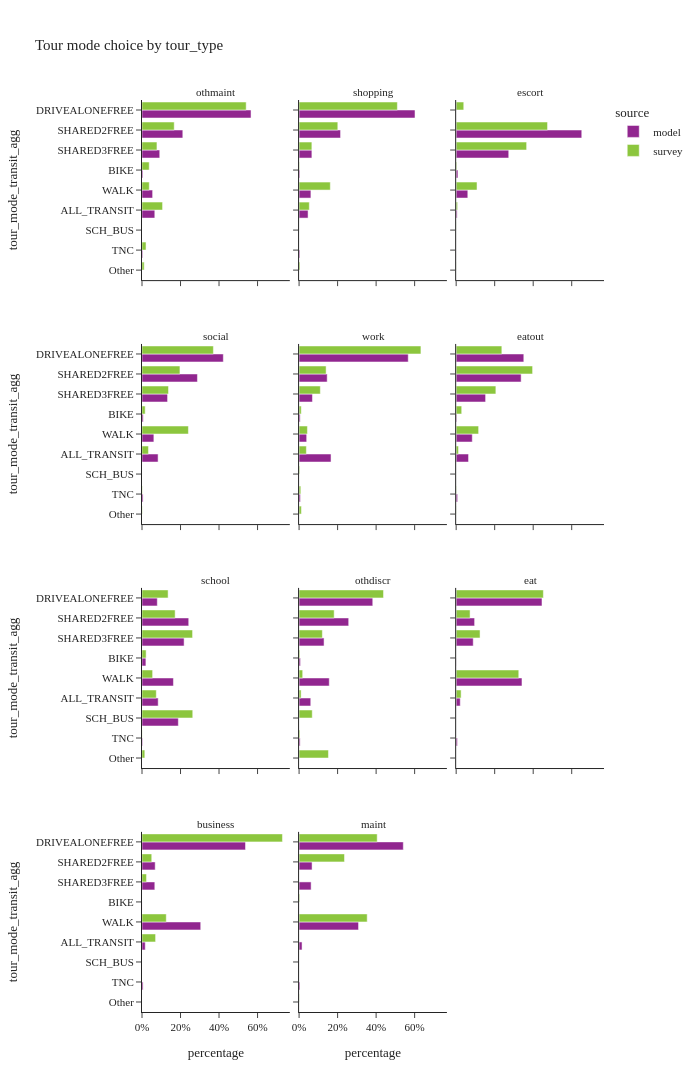
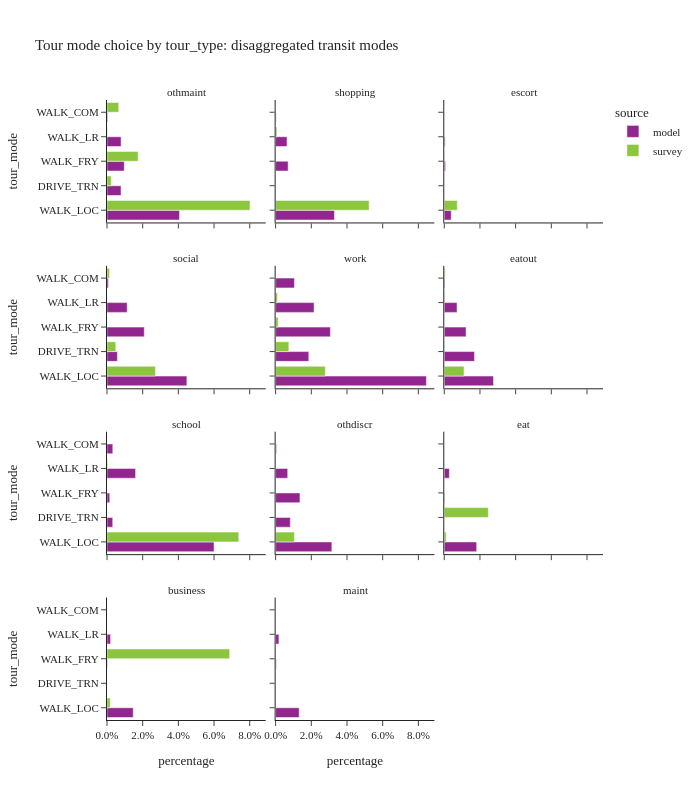

Here is the notebook cell these charts were saved with, in order:
### Code cell
plot_mode_choice(tour_data,'tour_type',3,1200)
plot_mode_choice_transit(tour_data,'tour_type',3,800)

### Figure 1 — Plotly figure (JSON) as saved in the notebook; plotly's stock layout.template omitted (floating-point values rounded to 4 significant figures)
{"data": [{"alignmentgroup": "True", "hovertemplate": "source=model<br>tour_type=othmaint<br>percentage=%{x}<br>tour_mode_transit_agg=%{y}<extra></extra>", "legendgroup": "model", "marker": {"color": "#91268F", "pattern": {"shape": ""}}, "name": "model", "offsetgroup": "model", "orientation": "h", "showlegend": true, "textposition": "auto", "type": "bar", "x": [0.06646, 0.004505, 0.5661, 0.0, 0.0, 0.2118, 0.09211, 0.003797, 0.05517], "xaxis": "x10", "y": ["ALL_TRANSIT", "BIKE", "DRIVEALONEFREE", "Other", "SCH_BUS", "SHARED2FREE", "SHARED3FREE", "TNC", "WALK"], "yaxis": "y10"}, {"alignmentgroup": "True", "hovertemplate": "source=model<br>tour_type=shopping<br>percentage=%{x}<br>tour_mode_transit_agg=%{y}<extra></extra>", "legendgroup": "model", "marker": {"color": "#91268F", "pattern": {"shape": ""}}, "name": "model", "offsetgroup": "model", "orientation": "h", "showlegend": false, "textposition": "auto", "type": "bar", "x": [0.04668, 0.004013, 0.602, 0.0, 0.0, 0.2153, 0.06648, 0.004127, 0.06136], "xaxis": "x11", "y": ["ALL_TRANSIT", "BIKE", "DRIVEALONEFREE", "Other", "SCH_BUS", "SHARED2FREE", "SHARED3FREE", "TNC", "WALK"], "yaxis": "y11"}, {"alignmentgroup": "True", "hovertemplate": "source=model<br>tour_type=escort<br>percentage=%{x}<br>tour_mode_transit_agg=%{y}<extra></extra>", "legendgroup": "model", "marker": {"color": "#91268F", "pattern": {"shape": ""}}, "name": "model", "offsetgroup": "model", "orientation": "h", "showlegend": false, "textposition": "auto", "type": "bar", "x": [0.005101, 0.009141, 0.0, 0.0, 0.0, 0.6522, 0.273, 0.0001046, 0.06042], "xaxis": "x12", "y": ["ALL_TRANSIT", "BIKE", "DRIVEALONEFREE", "Other", "SCH_BUS", "SHARED2FREE", "SHARED3FREE", "TNC", "WALK"], "yaxis": "y12"}, {"alignmentgroup": "True", "hovertemplate": "source=model<br>tour_type=social<br>percentage=%{x}<br>tour_mode_transit_agg=%{y}<extra></extra>", "legendgroup": "model", "marker": {"color": "#91268F", "pattern": {"shape": ""}}, "name": "model", "offsetgroup": "model", "orientation": "h", "showlegend": false, "textposition": "auto", "type": "bar", "x": [0.08357, 0.006411, 0.4223, 0.0, 0.0, 0.2878, 0.1327, 0.005482, 0.06166], "xaxis": "x7", "y": ["ALL_TRANSIT", "BIKE", "DRIVEALONEFREE", "Other", "SCH_BUS", "SHARED2FREE", "SHARED3FREE", "TNC", "WALK"], "yaxis": "y7"}, {"alignmentgroup": "True", "hovertemplate": "source=model<br>tour_type=work<br>percentage=%{x}<br>tour_mode_transit_agg=%{y}<extra></extra>", "legendgroup": "model", "marker": {"color": "#91268F", "pattern": {"shape": ""}}, "name": "model", "offsetgroup": "model", "orientation": "h", "showlegend": false, "textposition": "auto", "type": "bar", "x": [0.1659, 0.005642, 0.5668, 0.0, 0.0, 0.1459, 0.06937, 0.006879, 0.03945], "xaxis": "x8", "y": ["ALL_TRANSIT", "BIKE", "DRIVEALONEFREE", "Other", "SCH_BUS", "SHARED2FREE", "SHARED3FREE", "TNC", "WALK"], "yaxis": "y8"}, {"alignmentgroup": "True", "hovertemplate": "source=model<br>tour_type=eatout<br>percentage=%{x}<br>tour_mode_transit_agg=%{y}<extra></extra>", "legendgroup": "model", "marker": {"color": "#91268F", "pattern": {"shape": ""}}, "name": "model", "offsetgroup": "model", "orientation": "h", "showlegend": false, "textposition": "auto", "type": "bar", "x": [0.06428, 0.003129, 0.3512, 0.0, 0.0, 0.3374, 0.1529, 0.007479, 0.08364], "xaxis": "x9", "y": ["ALL_TRANSIT", "BIKE", "DRIVEALONEFREE", "Other", "SCH_BUS", "SHARED2FREE", "SHARED3FREE", "TNC", "WALK"], "yaxis": "y9"}, {"alignmentgroup": "True", "hovertemplate": "source=model<br>tour_type=school<br>percentage=%{x}<br>tour_mode_transit_agg=%{y}<extra></extra>", "legendgroup": "model", "marker": {"color": "#91268F", "pattern": {"shape": ""}}, "name": "model", "offsetgroup": "model", "orientation": "h", "showlegend": false, "textposition": "auto", "type": "bar", "x": [0.08401, 0.02027, 0.07946, 0.0, 0.1886, 0.2426, 0.2186, 0.003215, 0.1632], "xaxis": "x4", "y": ["ALL_TRANSIT", "BIKE", "DRIVEALONEFREE", "Other", "SCH_BUS", "SHARED2FREE", "SHARED3FREE", "TNC", "WALK"], "yaxis": "y4"}, {"alignmentgroup": "True", "hovertemplate": "source=model<br>tour_type=othdiscr<br>percentage=%{x}<br>tour_mode_transit_agg=%{y}<extra></extra>", "legendgroup": "model", "marker": {"color": "#91268F", "pattern": {"shape": ""}}, "name": "model", "offsetgroup": "model", "orientation": "h", "showlegend": false, "textposition": "auto", "type": "bar", "x": [0.06061, 0.007337, 0.3826, 0.0, 0.0, 0.2576, 0.1297, 0.005471, 0.1566], "xaxis": "x5", "y": ["ALL_TRANSIT", "BIKE", "DRIVEALONEFREE", "Other", "SCH_BUS", "SHARED2FREE", "SHARED3FREE", "TNC", "WALK"], "yaxis": "y5"}, {"alignmentgroup": "True", "hovertemplate": "source=model<br>tour_type=eat<br>percentage=%{x}<br>tour_mode_transit_agg=%{y}<extra></extra>", "legendgroup": "model", "marker": {"color": "#91268F", "pattern": {"shape": ""}}, "name": "model", "offsetgroup": "model", "orientation": "h", "showlegend": false, "textposition": "auto", "type": "bar", "x": [0.0213, 0.0004665, 0.4457, 0.0, 0.0, 0.09581, 0.0886, 0.006366, 0.3418], "xaxis": "x6", "y": ["ALL_TRANSIT", "BIKE", "DRIVEALONEFREE", "Other", "SCH_BUS", "SHARED2FREE", "SHARED3FREE", "TNC", "WALK"], "yaxis": "y6"}, {"alignmentgroup": "True", "hovertemplate": "source=model<br>tour_type=business<br>percentage=%{x}<br>tour_mode_transit_agg=%{y}<extra></extra>", "legendgroup": "model", "marker": {"color": "#91268F", "pattern": {"shape": ""}}, "name": "model", "offsetgroup": "model", "orientation": "h", "showlegend": false, "textposition": "auto", "type": "bar", "x": [0.01689, 0.0002799, 0.5374, 0.0, 0.0, 0.06842, 0.06652, 0.005618, 0.3049], "xaxis": "x", "y": ["ALL_TRANSIT", "BIKE", "DRIVEALONEFREE", "Other", "SCH_BUS", "SHARED2FREE", "SHARED3FREE", "TNC", "WALK"], "yaxis": "y"}, {"alignmentgroup": "True", "hovertemplate": "source=model<br>tour_type=maint<br>percentage=%{x}<br>tour_mode_transit_agg=%{y}<extra></extra>", "legendgroup": "model", "marker": {"color": "#91268F", "pattern": {"shape": ""}}, "name": "model", "offsetgroup": "model", "orientation": "h", "showlegend": false, "textposition": "auto", "type": "bar", "x": [0.0154, 0.0001665, 0.5412, 0.0, 0.0, 0.06745, 0.06251, 0.004523, 0.3087], "xaxis": "x2", "y": ["ALL_TRANSIT", "BIKE", "DRIVEALONEFREE", "Other", "SCH_BUS", "SHARED2FREE", "SHARED3FREE", "TNC", "WALK"], "yaxis": "y2"}, {"alignmentgroup": "True", "hovertemplate": "source=survey<br>tour_type=othmaint<br>percentage=%{x}<br>tour_mode_transit_agg=%{y}<extra></extra>", "legendgroup": "survey", "marker": {"color": "#8CC63E", "pattern": {"shape": ""}}, "name": "survey", "offsetgroup": "survey", "orientation": "h", "showlegend": true, "textposition": "auto", "type": "bar", "x": [0.1068, 0.03733, 0.541, 0.01131, 0.0, 0.1673, 0.07764, 0.02099, 0.03766], "xaxis": "x10", "y": ["ALL_TRANSIT", "BIKE", "DRIVEALONEFREE", "Other", "SCH_BUS", "SHARED2FREE", "SHARED3FREE", "TNC", "WALK"], "yaxis": "y10"}, {"alignmentgroup": "True", "hovertemplate": "source=survey<br>tour_type=shopping<br>percentage=%{x}<br>tour_mode_transit_agg=%{y}<extra></extra>", "legendgroup": "survey", "marker": {"color": "#8CC63E", "pattern": {"shape": ""}}, "name": "survey", "offsetgroup": "survey", "orientation": "h", "showlegend": false, "textposition": "auto", "type": "bar", "x": [0.05313, 0.002022, 0.5104, 0.004764, 1.914e-05, 0.2011, 0.06643, 0.0, 0.1622], "xaxis": "x11", "y": ["ALL_TRANSIT", "BIKE", "DRIVEALONEFREE", "Other", "SCH_BUS", "SHARED2FREE", "SHARED3FREE", "TNC", "WALK"], "yaxis": "y11"}, {"alignmentgroup": "True", "hovertemplate": "source=survey<br>tour_type=escort<br>percentage=%{x}<br>tour_mode_transit_agg=%{y}<extra></extra>", "legendgroup": "survey", "marker": {"color": "#8CC63E", "pattern": {"shape": ""}}, "name": "survey", "offsetgroup": "survey", "orientation": "h", "showlegend": false, "textposition": "auto", "type": "bar", "x": [0.007418, 0.003435, 0.03941, 0.000531, 0.0004505, 0.4745, 0.3659, 1.191e-05, 0.1083], "xaxis": "x12", "y": ["ALL_TRANSIT", "BIKE", "DRIVEALONEFREE", "Other", "SCH_BUS", "SHARED2FREE", "SHARED3FREE", "TNC", "WALK"], "yaxis": "y12"}, {"alignmentgroup": "True", "hovertemplate": "source=survey<br>tour_type=social<br>percentage=%{x}<br>tour_mode_transit_agg=%{y}<extra></extra>", "legendgroup": "survey", "marker": {"color": "#8CC63E", "pattern": {"shape": ""}}, "name": "survey", "offsetgroup": "survey", "orientation": "h", "showlegend": false, "textposition": "auto", "type": "bar", "x": [0.03351, 0.01662, 0.3707, 0.001539, 0.0, 0.197, 0.1376, 0.002033, 0.241], "xaxis": "x7", "y": ["ALL_TRANSIT", "BIKE", "DRIVEALONEFREE", "Other", "SCH_BUS", "SHARED2FREE", "SHARED3FREE", "TNC", "WALK"], "yaxis": "y7"}, {"alignmentgroup": "True", "hovertemplate": "source=survey<br>tour_type=work<br>percentage=%{x}<br>tour_mode_transit_agg=%{y}<extra></extra>", "legendgroup": "survey", "marker": {"color": "#8CC63E", "pattern": {"shape": ""}}, "name": "survey", "offsetgroup": "survey", "orientation": "h", "showlegend": false, "textposition": "auto", "type": "bar", "x": [0.03779, 0.01124, 0.6326, 0.01198, 0.003435, 0.1404, 0.1103, 0.008906, 0.04328], "xaxis": "x8", "y": ["ALL_TRANSIT", "BIKE", "DRIVEALONEFREE", "Other", "SCH_BUS", "SHARED2FREE", "SHARED3FREE", "TNC", "WALK"], "yaxis": "y8"}, {"alignmentgroup": "True", "hovertemplate": "source=survey<br>tour_type=eatout<br>percentage=%{x}<br>tour_mode_transit_agg=%{y}<extra></extra>", "legendgroup": "survey", "marker": {"color": "#8CC63E", "pattern": {"shape": ""}}, "name": "survey", "offsetgroup": "survey", "orientation": "h", "showlegend": false, "textposition": "auto", "type": "bar", "x": [0.0121, 0.02879, 0.2372, 0.0007162, 0.0, 0.3969, 0.2061, 0.001549, 0.1166], "xaxis": "x9", "y": ["ALL_TRANSIT", "BIKE", "DRIVEALONEFREE", "Other", "SCH_BUS", "SHARED2FREE", "SHARED3FREE", "TNC", "WALK"], "yaxis": "y9"}, {"alignmentgroup": "True", "hovertemplate": "source=survey<br>tour_type=school<br>percentage=%{x}<br>tour_mode_transit_agg=%{y}<extra></extra>", "legendgroup": "survey", "marker": {"color": "#8CC63E", "pattern": {"shape": ""}}, "name": "survey", "offsetgroup": "survey", "orientation": "h", "showlegend": false, "textposition": "auto", "type": "bar", "x": [0.07424, 0.02145, 0.1356, 0.01465, 0.2635, 0.1721, 0.2626, 0.0008259, 0.05512], "xaxis": "x4", "y": ["ALL_TRANSIT", "BIKE", "DRIVEALONEFREE", "Other", "SCH_BUS", "SHARED2FREE", "SHARED3FREE", "TNC", "WALK"], "yaxis": "y4"}, {"alignmentgroup": "True", "hovertemplate": "source=survey<br>tour_type=othdiscr<br>percentage=%{x}<br>tour_mode_transit_agg=%{y}<extra></extra>", "legendgroup": "survey", "marker": {"color": "#8CC63E", "pattern": {"shape": ""}}, "name": "survey", "offsetgroup": "survey", "orientation": "h", "showlegend": false, "textposition": "auto", "type": "bar", "x": [0.01054, 0.003917, 0.4385, 0.1526, 0.06837, 0.1822, 0.1209, 0.004297, 0.01877], "xaxis": "x5", "y": ["ALL_TRANSIT", "BIKE", "DRIVEALONEFREE", "Other", "SCH_BUS", "SHARED2FREE", "SHARED3FREE", "TNC", "WALK"], "yaxis": "y5"}, {"alignmentgroup": "True", "hovertemplate": "source=survey<br>tour_type=eat<br>percentage=%{x}<br>tour_mode_transit_agg=%{y}<extra></extra>", "legendgroup": "survey", "marker": {"color": "#8CC63E", "pattern": {"shape": ""}}, "name": "survey", "offsetgroup": "survey", "orientation": "h", "showlegend": false, "textposition": "auto", "type": "bar", "x": [0.02577, 0.0, 0.4528, 0.0, 0.0, 0.07224, 0.1241, 0.0, 0.3251], "xaxis": "x6", "y": ["ALL_TRANSIT", "BIKE", "DRIVEALONEFREE", "Other", "SCH_BUS", "SHARED2FREE", "SHARED3FREE", "TNC", "WALK"], "yaxis": "y6"}, {"alignmentgroup": "True", "hovertemplate": "source=survey<br>tour_type=business<br>percentage=%{x}<br>tour_mode_transit_agg=%{y}<extra></extra>", "legendgroup": "survey", "marker": {"color": "#8CC63E", "pattern": {"shape": ""}}, "name": "survey", "offsetgroup": "survey", "orientation": "h", "showlegend": false, "textposition": "auto", "type": "bar", "x": [0.07056, 0.0, 0.7293, 0.0, 0.0, 0.0506, 0.02352, 0.0, 0.126], "xaxis": "x", "y": ["ALL_TRANSIT", "BIKE", "DRIVEALONEFREE", "Other", "SCH_BUS", "SHARED2FREE", "SHARED3FREE", "TNC", "WALK"], "yaxis": "y"}, {"alignmentgroup": "True", "hovertemplate": "source=survey<br>tour_type=maint<br>percentage=%{x}<br>tour_mode_transit_agg=%{y}<extra></extra>", "legendgroup": "survey", "marker": {"color": "#8CC63E", "pattern": {"shape": ""}}, "name": "survey", "offsetgroup": "survey", "orientation": "h", "showlegend": false, "textposition": "auto", "type": "bar", "x": [0.0001803, 0.003341, 0.4057, 0.001218, 0.0, 0.2359, 0.0, 0.0, 0.3537], "xaxis": "x2", "y": ["ALL_TRANSIT", "BIKE", "DRIVEALONEFREE", "Other", "SCH_BUS", "SHARED2FREE", "SHARED3FREE", "TNC", "WALK"], "yaxis": "y2"}], "layout": {"annotations": [{"font": {}, "showarrow": false, "text": "business", "x": 0.16, "xanchor": "center", "xref": "paper", "y": 0.1975, "yanchor": "bottom", "yref": "paper"}, {"font": {}, "showarrow": false, "text": "maint", "x": 0.5, "xanchor": "center", "xref": "paper", "y": 0.1975, "yanchor": "bottom", "yref": "paper"}, {"font": {}, "showarrow": false, "text": "school", "x": 0.16, "xanchor": "center", "xref": "paper", "y": 0.465, "yanchor": "bottom", "yref": "paper"}, {"font": {}, "showarrow": false, "text": "othdiscr", "x": 0.5, "xanchor": "center", "xref": "paper", "y": 0.465, "yanchor": "bottom", "yref": "paper"}, {"font": {}, "showarrow": false, "text": "eat", "x": 0.84, "xanchor": "center", "xref": "paper", "y": 0.465, "yanchor": "bottom", "yref": "paper"}, {"font": {}, "showarrow": false, "text": "social", "x": 0.16, "xanchor": "center", "xref": "paper", "y": 0.7325, "yanchor": "bottom", "yref": "paper"}, {"font": {}, "showarrow": false, "text": "work", "x": 0.5, "xanchor": "center", "xref": "paper", "y": 0.7325, "yanchor": "bottom", "yref": "paper"}, {"font": {}, "showarrow": false, "text": "eatout", "x": 0.84, "xanchor": "center", "xref": "paper", "y": 0.7325, "yanchor": "bottom", "yref": "paper"}, {"font": {}, "showarrow": false, "text": "othmaint", "x": 0.16, "xanchor": "center", "xref": "paper", "y": 1, "yanchor": "bottom", "yref": "paper"}, {"font": {}, "showarrow": false, "text": "shopping", "x": 0.5, "xanchor": "center", "xref": "paper", "y": 1, "yanchor": "bottom", "yref": "paper"}, {"font": {}, "showarrow": false, "text": "escort", "x": 0.84, "xanchor": "center", "xref": "paper", "y": 1, "yanchor": "bottom", "yref": "paper"}], "barmode": "group", "height": 1200, "legend": {"title": {"text": "source"}, "tracegroupgap": 0}, "title": {"text": "Tour mode choice by tour_type"}, "width": 700, "xaxis": {"anchor": "y", "domain": [0, 0.32], "tickformat": ".0%", "title": {"text": "percentage"}}, "xaxis10": {"anchor": "y10", "domain": [0, 0.32], "matches": "x", "showticklabels": false}, "xaxis11": {"anchor": "y11", "domain": [0.34, 0.66], "matches": "x", "showticklabels": false}, "xaxis12": {"anchor": "y12", "domain": [0.68, 1.0], "matches": "x", "showticklabels": false}, "xaxis2": {"anchor": "y2", "domain": [0.34, 0.66], "matches": "x", "tickformat": ".0%", "title": {"text": "percentage"}}, "xaxis3": {"anchor": "y3", "domain": [0.68, 1.0], "matches": "x", "title": {"text": "percentage"}}, "xaxis4": {"anchor": "y4", "domain": [0, 0.32], "matches": "x", "showticklabels": false}, "xaxis5": {"anchor": "y5", "domain": [0.34, 0.66], "matches": "x", "showticklabels": false}, "xaxis6": {"anchor": "y6", "domain": [0.68, 1.0], "matches": "x", "showticklabels": false}, "xaxis7": {"anchor": "y7", "domain": [0, 0.32], "matches": "x", "showticklabels": false}, "xaxis8": {"anchor": "y8", "domain": [0.34, 0.66], "matches": "x", "showticklabels": false}, "xaxis9": {"anchor": "y9", "domain": [0.68, 1.0], "matches": "x", "showticklabels": false}, "yaxis": {"anchor": "x", "categoryarray": ["Other", "TNC", "SCH_BUS", "ALL_TRANSIT", "WALK", "BIKE", "SHARED3FREE", "SHARED2FREE", "DRIVEALONEFREE"], "categoryorder": "array", "domain": [0, 0.1975], "title": {"text": "tour_mode_transit_agg"}}, "yaxis10": {"anchor": "x10", "categoryarray": ["Other", "TNC", "SCH_BUS", "ALL_TRANSIT", "WALK", "BIKE", "SHARED3FREE", "SHARED2FREE", "DRIVEALONEFREE"], "categoryorder": "array", "domain": [0.8025, 1], "matches": "y", "title": {"text": "tour_mode_transit_agg"}}, "yaxis11": {"anchor": "x11", "domain": [0.8025, 1], "matches": "y", "showticklabels": false}, "yaxis12": {"anchor": "x12", "domain": [0.8025, 1], "matches": "y", "showticklabels": false}, "yaxis2": {"anchor": "x2", "domain": [0, 0.1975], "matches": "y", "showticklabels": false}, "yaxis3": {"anchor": "x3", "domain": [0, 0.1975], "matches": "y", "showticklabels": false}, "yaxis4": {"anchor": "x4", "categoryarray": ["Other", "TNC", "SCH_BUS", "ALL_TRANSIT", "WALK", "BIKE", "SHARED3FREE", "SHARED2FREE", "DRIVEALONEFREE"], "categoryorder": "array", "domain": [0.2675, 0.465], "matches": "y", "title": {"text": "tour_mode_transit_agg"}}, "yaxis5": {"anchor": "x5", "domain": [0.2675, 0.465], "matches": "y", "showticklabels": false}, "yaxis6": {"anchor": "x6", "domain": [0.2675, 0.465], "matches": "y", "showticklabels": false}, "yaxis7": {"anchor": "x7", "categoryarray": ["Other", "TNC", "SCH_BUS", "ALL_TRANSIT", "WALK", "BIKE", "SHARED3FREE", "SHARED2FREE", "DRIVEALONEFREE"], "categoryorder": "array", "domain": [0.535, 0.7325], "matches": "y", "title": {"text": "tour_mode_transit_agg"}}, "yaxis8": {"anchor": "x8", "domain": [0.535, 0.7325], "matches": "y", "showticklabels": false}, "yaxis9": {"anchor": "x9", "domain": [0.535, 0.7325], "matches": "y", "showticklabels": false}}}

### Figure 2 — Plotly figure (JSON) as saved in the notebook; plotly's stock layout.template omitted (floating-point values rounded to 4 significant figures)
{"data": [{"alignmentgroup": "True", "hovertemplate": "source=model<br>tour_type=othmaint<br>percentage=%{x}<br>tour_mode=%{y}<extra></extra>", "legendgroup": "model", "marker": {"color": "#91268F", "pattern": {"shape": ""}}, "name": "model", "offsetgroup": "model", "orientation": "h", "showlegend": true, "textposition": "auto", "type": "bar", "x": [0.04064, 0.007862, 0.009679, 0.007904, 0.0003751], "xaxis": "x10", "y": ["WALK_LOC", "DRIVE_TRN", "WALK_FRY", "WALK_LR", "WALK_COM"], "yaxis": "y10"}, {"alignmentgroup": "True", "hovertemplate": "source=survey<br>tour_type=othmaint<br>percentage=%{x}<br>tour_mode=%{y}<extra></extra>", "legendgroup": "survey", "marker": {"color": "#8CC63E", "pattern": {"shape": ""}}, "name": "survey", "offsetgroup": "survey", "orientation": "h", "showlegend": true, "textposition": "auto", "type": "bar", "x": [0.08015, 0.002307, 0.01744, 0.000309, 0.006597], "xaxis": "x10", "y": ["WALK_LOC", "DRIVE_TRN", "WALK_FRY", "WALK_LR", "WALK_COM"], "yaxis": "y10"}, {"alignmentgroup": "True", "hovertemplate": "source=model<br>tour_type=shopping<br>percentage=%{x}<br>tour_mode=%{y}<extra></extra>", "legendgroup": "model", "marker": {"color": "#91268F", "pattern": {"shape": ""}}, "name": "model", "offsetgroup": "model", "orientation": "h", "showlegend": false, "textposition": "auto", "type": "bar", "x": [0.03298, 5.378e-05, 0.006998, 0.006365, 0.000282], "xaxis": "x11", "y": ["WALK_LOC", "DRIVE_TRN", "WALK_FRY", "WALK_LR", "WALK_COM"], "yaxis": "y11"}, {"alignmentgroup": "True", "hovertemplate": "source=survey<br>tour_type=shopping<br>percentage=%{x}<br>tour_mode=%{y}<extra></extra>", "legendgroup": "survey", "marker": {"color": "#8CC63E", "pattern": {"shape": ""}}, "name": "survey", "offsetgroup": "survey", "orientation": "h", "showlegend": false, "textposition": "auto", "type": "bar", "x": [0.05239, 0.0, 0.0, 0.0007382, 0.0], "xaxis": "x11", "y": ["WALK_LOC", "DRIVE_TRN", "WALK_FRY", "WALK_LR", "WALK_COM"], "yaxis": "y11"}, {"alignmentgroup": "True", "hovertemplate": "source=model<br>tour_type=escort<br>percentage=%{x}<br>tour_mode=%{y}<extra></extra>", "legendgroup": "model", "marker": {"color": "#91268F", "pattern": {"shape": ""}}, "name": "model", "offsetgroup": "model", "orientation": "h", "showlegend": false, "textposition": "auto", "type": "bar", "x": [0.00389, 0.0, 0.0007096, 0.0004707, 3.138e-05], "xaxis": "x12", "y": ["WALK_LOC", "DRIVE_TRN", "WALK_FRY", "WALK_LR", "WALK_COM"], "yaxis": "y12"}, {"alignmentgroup": "True", "hovertemplate": "source=survey<br>tour_type=escort<br>percentage=%{x}<br>tour_mode=%{y}<extra></extra>", "legendgroup": "survey", "marker": {"color": "#8CC63E", "pattern": {"shape": ""}}, "name": "survey", "offsetgroup": "survey", "orientation": "h", "showlegend": false, "textposition": "auto", "type": "bar", "x": [0.007295, 0.0, 0.0001228, 0.0, 0.0], "xaxis": "x12", "y": ["WALK_LOC", "DRIVE_TRN", "WALK_FRY", "WALK_LR", "WALK_COM"], "yaxis": "y12"}, {"alignmentgroup": "True", "hovertemplate": "source=model<br>tour_type=social<br>percentage=%{x}<br>tour_mode=%{y}<extra></extra>", "legendgroup": "model", "marker": {"color": "#91268F", "pattern": {"shape": ""}}, "name": "model", "offsetgroup": "model", "orientation": "h", "showlegend": false, "textposition": "auto", "type": "bar", "x": [0.04476, 0.005824, 0.02089, 0.0113, 0.0007932], "xaxis": "x7", "y": ["WALK_LOC", "DRIVE_TRN", "WALK_FRY", "WALK_LR", "WALK_COM"], "yaxis": "y7"}, {"alignmentgroup": "True", "hovertemplate": "source=survey<br>tour_type=social<br>percentage=%{x}<br>tour_mode=%{y}<extra></extra>", "legendgroup": "survey", "marker": {"color": "#8CC63E", "pattern": {"shape": ""}}, "name": "survey", "offsetgroup": "survey", "orientation": "h", "showlegend": false, "textposition": "auto", "type": "bar", "x": [0.02714, 0.004944, 0.0, 5.179e-05, 0.001378], "xaxis": "x7", "y": ["WALK_LOC", "DRIVE_TRN", "WALK_FRY", "WALK_LR", "WALK_COM"], "yaxis": "y7"}, {"alignmentgroup": "True", "hovertemplate": "source=model<br>tour_type=work<br>percentage=%{x}<br>tour_mode=%{y}<extra></extra>", "legendgroup": "model", "marker": {"color": "#91268F", "pattern": {"shape": ""}}, "name": "model", "offsetgroup": "model", "orientation": "h", "showlegend": false, "textposition": "auto", "type": "bar", "x": [0.08452, 0.0186, 0.0307, 0.02155, 0.01054], "xaxis": "x8", "y": ["WALK_LOC", "DRIVE_TRN", "WALK_FRY", "WALK_LR", "WALK_COM"], "yaxis": "y8"}, {"alignmentgroup": "True", "hovertemplate": "source=survey<br>tour_type=work<br>percentage=%{x}<br>tour_mode=%{y}<extra></extra>", "legendgroup": "survey", "marker": {"color": "#8CC63E", "pattern": {"shape": ""}}, "name": "survey", "offsetgroup": "survey", "orientation": "h", "showlegend": false, "textposition": "auto", "type": "bar", "x": [0.02784, 0.007402, 0.001407, 0.001016, 0.0001254], "xaxis": "x8", "y": ["WALK_LOC", "DRIVE_TRN", "WALK_FRY", "WALK_LR", "WALK_COM"], "yaxis": "y8"}, {"alignmentgroup": "True", "hovertemplate": "source=model<br>tour_type=eatout<br>percentage=%{x}<br>tour_mode=%{y}<extra></extra>", "legendgroup": "model", "marker": {"color": "#91268F", "pattern": {"shape": ""}}, "name": "model", "offsetgroup": "model", "orientation": "h", "showlegend": false, "textposition": "auto", "type": "bar", "x": [0.02759, 0.01694, 0.01222, 0.007156, 0.0003739], "xaxis": "x9", "y": ["WALK_LOC", "DRIVE_TRN", "WALK_FRY", "WALK_LR", "WALK_COM"], "yaxis": "y9"}, {"alignmentgroup": "True", "hovertemplate": "source=survey<br>tour_type=eatout<br>percentage=%{x}<br>tour_mode=%{y}<extra></extra>", "legendgroup": "survey", "marker": {"color": "#8CC63E", "pattern": {"shape": ""}}, "name": "survey", "offsetgroup": "survey", "orientation": "h", "showlegend": false, "textposition": "auto", "type": "bar", "x": [0.01106, 0.0002011, 9.731e-05, 0.0002523, 0.0004839], "xaxis": "x9", "y": ["WALK_LOC", "DRIVE_TRN", "WALK_FRY", "WALK_LR", "WALK_COM"], "yaxis": "y9"}, {"alignmentgroup": "True", "hovertemplate": "source=model<br>tour_type=school<br>percentage=%{x}<br>tour_mode=%{y}<extra></extra>", "legendgroup": "model", "marker": {"color": "#91268F", "pattern": {"shape": ""}}, "name": "model", "offsetgroup": "model", "orientation": "h", "showlegend": false, "textposition": "auto", "type": "bar", "x": [0.06, 0.003207, 0.001539, 0.01602, 0.003244], "xaxis": "x4", "y": ["WALK_LOC", "DRIVE_TRN", "WALK_FRY", "WALK_LR", "WALK_COM"], "yaxis": "y4"}, {"alignmentgroup": "True", "hovertemplate": "source=survey<br>tour_type=school<br>percentage=%{x}<br>tour_mode=%{y}<extra></extra>", "legendgroup": "survey", "marker": {"color": "#8CC63E", "pattern": {"shape": ""}}, "name": "survey", "offsetgroup": "survey", "orientation": "h", "showlegend": false, "textposition": "auto", "type": "bar", "x": [0.07387, 0.0, 0.0, 0.0003683, 0.0], "xaxis": "x4", "y": ["WALK_LOC", "DRIVE_TRN", "WALK_FRY", "WALK_LR", "WALK_COM"], "yaxis": "y4"}, {"alignmentgroup": "True", "hovertemplate": "source=model<br>tour_type=othdiscr<br>percentage=%{x}<br>tour_mode=%{y}<extra></extra>", "legendgroup": "model", "marker": {"color": "#91268F", "pattern": {"shape": ""}}, "name": "model", "offsetgroup": "model", "orientation": "h", "showlegend": false, "textposition": "auto", "type": "bar", "x": [0.03152, 0.008222, 0.01362, 0.006758, 0.0004928], "xaxis": "x5", "y": ["WALK_LOC", "DRIVE_TRN", "WALK_FRY", "WALK_LR", "WALK_COM"], "yaxis": "y5"}, {"alignmentgroup": "True", "hovertemplate": "source=survey<br>tour_type=othdiscr<br>percentage=%{x}<br>tour_mode=%{y}<extra></extra>", "legendgroup": "survey", "marker": {"color": "#8CC63E", "pattern": {"shape": ""}}, "name": "survey", "offsetgroup": "survey", "orientation": "h", "showlegend": false, "textposition": "auto", "type": "bar", "x": [0.01054, 0.0, 0.0, 0.0, 0.0], "xaxis": "x5", "y": ["WALK_LOC", "DRIVE_TRN", "WALK_FRY", "WALK_LR", "WALK_COM"], "yaxis": "y5"}, {"alignmentgroup": "True", "hovertemplate": "source=model<br>tour_type=eat<br>percentage=%{x}<br>tour_mode=%{y}<extra></extra>", "legendgroup": "model", "marker": {"color": "#91268F", "pattern": {"shape": ""}}, "name": "model", "offsetgroup": "model", "orientation": "h", "showlegend": false, "textposition": "auto", "type": "bar", "x": [0.01815, 0.0, 0.0002692, 0.002849, 2.692e-05], "xaxis": "x6", "y": ["WALK_LOC", "DRIVE_TRN", "WALK_FRY", "WALK_LR", "WALK_COM"], "yaxis": "y6"}, {"alignmentgroup": "True", "hovertemplate": "source=survey<br>tour_type=eat<br>percentage=%{x}<br>tour_mode=%{y}<extra></extra>", "legendgroup": "survey", "marker": {"color": "#8CC63E", "pattern": {"shape": ""}}, "name": "survey", "offsetgroup": "survey", "orientation": "h", "showlegend": false, "textposition": "auto", "type": "bar", "x": [0.001073, 0.0247, 0.0, 0.0, 0.0], "xaxis": "x6", "y": ["WALK_LOC", "DRIVE_TRN", "WALK_FRY", "WALK_LR", "WALK_COM"], "yaxis": "y6"}, {"alignmentgroup": "True", "hovertemplate": "source=model<br>tour_type=business<br>percentage=%{x}<br>tour_mode=%{y}<extra></extra>", "legendgroup": "model", "marker": {"color": "#91268F", "pattern": {"shape": ""}}, "name": "model", "offsetgroup": "model", "orientation": "h", "showlegend": false, "textposition": "auto", "type": "bar", "x": [0.0147, 0.0, 0.0001999, 0.001999, 0.0], "xaxis": "x", "y": ["WALK_LOC", "DRIVE_TRN", "WALK_FRY", "WALK_LR", "WALK_COM"], "yaxis": "y"}, {"alignmentgroup": "True", "hovertemplate": "source=survey<br>tour_type=business<br>percentage=%{x}<br>tour_mode=%{y}<extra></extra>", "legendgroup": "survey", "marker": {"color": "#8CC63E", "pattern": {"shape": ""}}, "name": "survey", "offsetgroup": "survey", "orientation": "h", "showlegend": false, "textposition": "auto", "type": "bar", "x": [0.001788, 0.0, 0.06877, 0.0, 0.0], "xaxis": "x", "y": ["WALK_LOC", "DRIVE_TRN", "WALK_FRY", "WALK_LR", "WALK_COM"], "yaxis": "y"}, {"alignmentgroup": "True", "hovertemplate": "source=model<br>tour_type=maint<br>percentage=%{x}<br>tour_mode=%{y}<extra></extra>", "legendgroup": "model", "marker": {"color": "#91268F", "pattern": {"shape": ""}}, "name": "model", "offsetgroup": "model", "orientation": "h", "showlegend": false, "textposition": "auto", "type": "bar", "x": [0.01318, 0.0, 0.0003607, 0.001831, 2.775e-05], "xaxis": "x2", "y": ["WALK_LOC", "DRIVE_TRN", "WALK_FRY", "WALK_LR", "WALK_COM"], "yaxis": "y2"}, {"alignmentgroup": "True", "hovertemplate": "source=survey<br>tour_type=maint<br>percentage=%{x}<br>tour_mode=%{y}<extra></extra>", "legendgroup": "survey", "marker": {"color": "#8CC63E", "pattern": {"shape": ""}}, "name": "survey", "offsetgroup": "survey", "orientation": "h", "showlegend": false, "textposition": "auto", "type": "bar", "x": [0.0001803, 0.0, 0.0, 0.0, 0.0], "xaxis": "x2", "y": ["WALK_LOC", "DRIVE_TRN", "WALK_FRY", "WALK_LR", "WALK_COM"], "yaxis": "y2"}], "layout": {"annotations": [{"font": {}, "showarrow": false, "text": "business", "x": 0.16, "xanchor": "center", "xref": "paper", "y": 0.1975, "yanchor": "bottom", "yref": "paper"}, {"font": {}, "showarrow": false, "text": "maint", "x": 0.5, "xanchor": "center", "xref": "paper", "y": 0.1975, "yanchor": "bottom", "yref": "paper"}, {"font": {}, "showarrow": false, "text": "school", "x": 0.16, "xanchor": "center", "xref": "paper", "y": 0.465, "yanchor": "bottom", "yref": "paper"}, {"font": {}, "showarrow": false, "text": "othdiscr", "x": 0.5, "xanchor": "center", "xref": "paper", "y": 0.465, "yanchor": "bottom", "yref": "paper"}, {"font": {}, "showarrow": false, "text": "eat", "x": 0.84, "xanchor": "center", "xref": "paper", "y": 0.465, "yanchor": "bottom", "yref": "paper"}, {"font": {}, "showarrow": false, "text": "social", "x": 0.16, "xanchor": "center", "xref": "paper", "y": 0.7325, "yanchor": "bottom", "yref": "paper"}, {"font": {}, "showarrow": false, "text": "work", "x": 0.5, "xanchor": "center", "xref": "paper", "y": 0.7325, "yanchor": "bottom", "yref": "paper"}, {"font": {}, "showarrow": false, "text": "eatout", "x": 0.84, "xanchor": "center", "xref": "paper", "y": 0.7325, "yanchor": "bottom", "yref": "paper"}, {"font": {}, "showarrow": false, "text": "othmaint", "x": 0.16, "xanchor": "center", "xref": "paper", "y": 1, "yanchor": "bottom", "yref": "paper"}, {"font": {}, "showarrow": false, "text": "shopping", "x": 0.5, "xanchor": "center", "xref": "paper", "y": 1, "yanchor": "bottom", "yref": "paper"}, {"font": {}, "showarrow": false, "text": "escort", "x": 0.84, "xanchor": "center", "xref": "paper", "y": 1, "yanchor": "bottom", "yref": "paper"}], "barmode": "group", "height": 800, "legend": {"title": {"text": "source"}, "tracegroupgap": 0}, "title": {"text": "Tour mode choice by tour_type: disaggregated transit modes"}, "width": 700, "xaxis": {"anchor": "y", "domain": [0, 0.32], "tickformat": ".1%", "title": {"text": "percentage"}}, "xaxis10": {"anchor": "y10", "domain": [0, 0.32], "matches": "x", "showticklabels": false}, "xaxis11": {"anchor": "y11", "domain": [0.34, 0.66], "matches": "x", "showticklabels": false}, "xaxis12": {"anchor": "y12", "domain": [0.68, 1.0], "matches": "x", "showticklabels": false}, "xaxis2": {"anchor": "y2", "domain": [0.34, 0.66], "matches": "x", "tickformat": ".1%", "title": {"text": "percentage"}}, "xaxis3": {"anchor": "y3", "domain": [0.68, 1.0], "matches": "x", "title": {"text": "percentage"}}, "xaxis4": {"anchor": "y4", "domain": [0, 0.32], "matches": "x", "showticklabels": false}, "xaxis5": {"anchor": "y5", "domain": [0.34, 0.66], "matches": "x", "showticklabels": false}, "xaxis6": {"anchor": "y6", "domain": [0.68, 1.0], "matches": "x", "showticklabels": false}, "xaxis7": {"anchor": "y7", "domain": [0, 0.32], "matches": "x", "showticklabels": false}, "xaxis8": {"anchor": "y8", "domain": [0.34, 0.66], "matches": "x", "showticklabels": false}, "xaxis9": {"anchor": "y9", "domain": [0.68, 1.0], "matches": "x", "showticklabels": false}, "yaxis": {"anchor": "x", "domain": [0, 0.1975], "title": {"text": "tour_mode"}}, "yaxis10": {"anchor": "x10", "domain": [0.8025, 1], "matches": "y", "title": {"text": "tour_mode"}}, "yaxis11": {"anchor": "x11", "domain": [0.8025, 1], "matches": "y", "showticklabels": false}, "yaxis12": {"anchor": "x12", "domain": [0.8025, 1], "matches": "y", "showticklabels": false}, "yaxis2": {"anchor": "x2", "domain": [0, 0.1975], "matches": "y", "showticklabels": false}, "yaxis3": {"anchor": "x3", "domain": [0, 0.1975], "matches": "y", "showticklabels": false}, "yaxis4": {"anchor": "x4", "domain": [0.2675, 0.465], "matches": "y", "title": {"text": "tour_mode"}}, "yaxis5": {"anchor": "x5", "domain": [0.2675, 0.465], "matches": "y", "showticklabels": false}, "yaxis6": {"anchor": "x6", "domain": [0.2675, 0.465], "matches": "y", "showticklabels": false}, "yaxis7": {"anchor": "x7", "domain": [0.535, 0.7325], "matches": "y", "title": {"text": "tour_mode"}}, "yaxis8": {"anchor": "x8", "domain": [0.535, 0.7325], "matches": "y", "showticklabels": false}, "yaxis9": {"anchor": "x9", "domain": [0.535, 0.7325], "matches": "y", "showticklabels": false}}}
